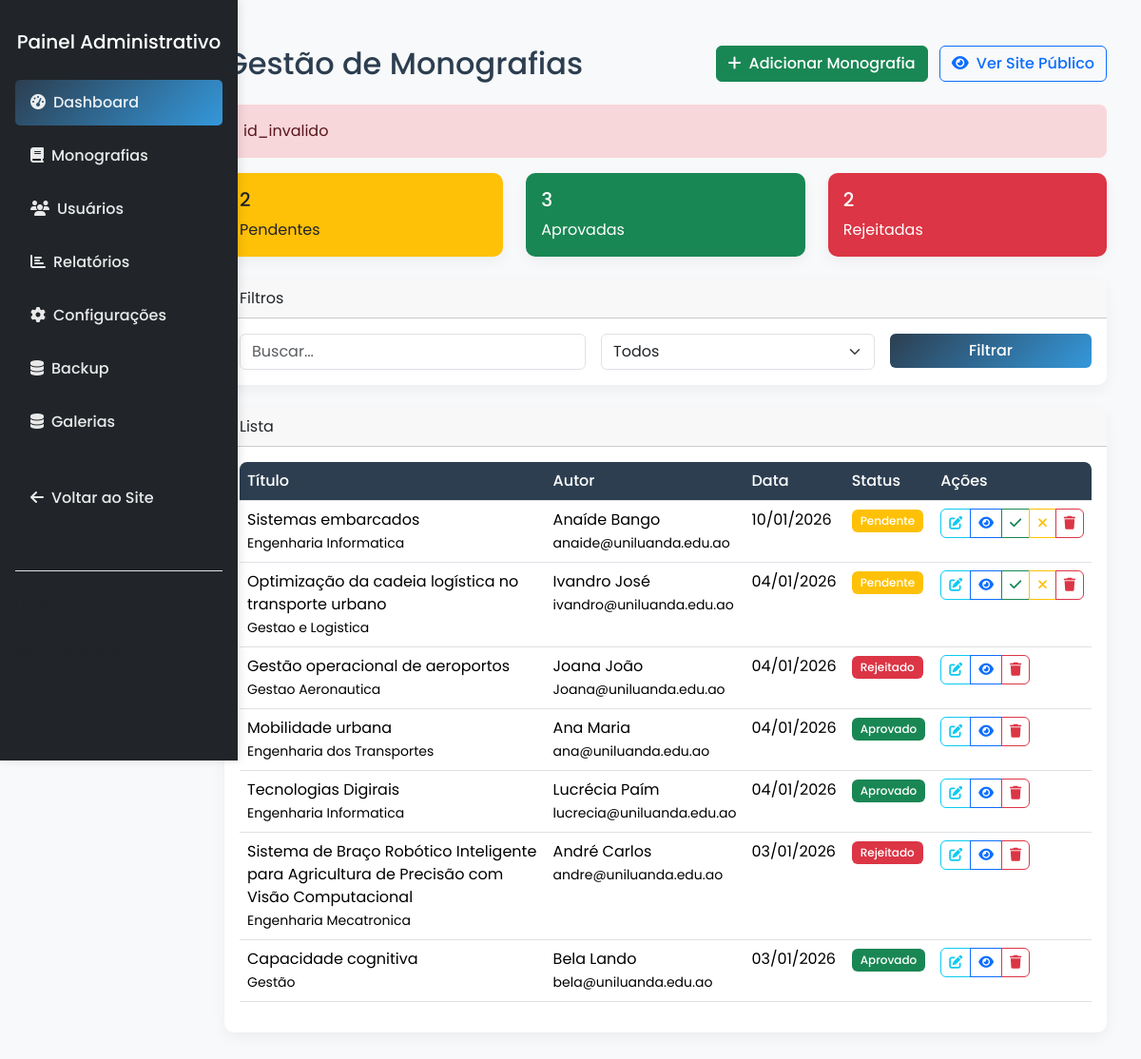
/admin/monografias.php?error=id_invalido (signed in), run on an earlier commit of the app's database.
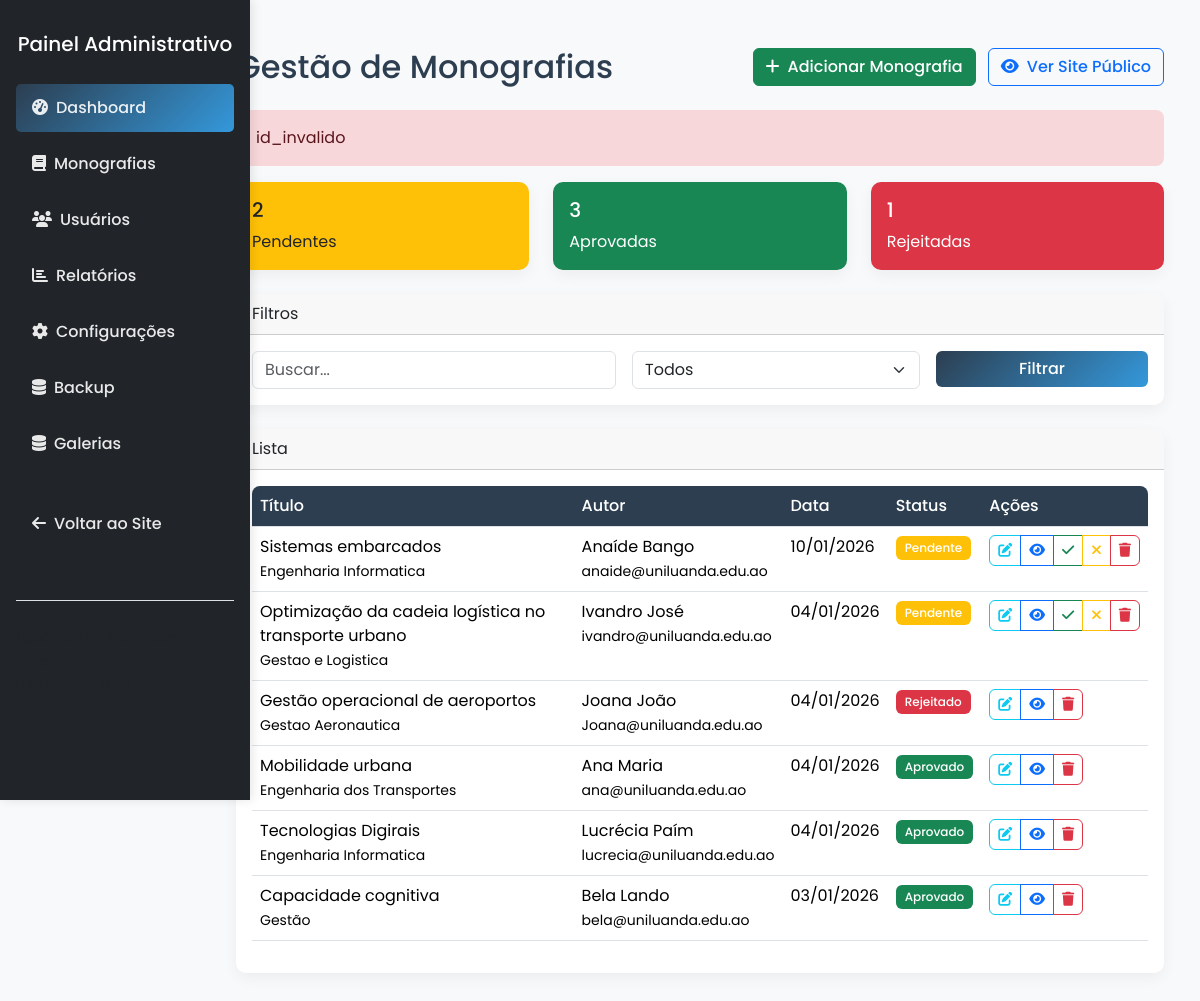
And on a later commit of the database.
### tables this page shows
CREATE TABLE `monografias` (
  `id` int NOT NULL AUTO_INCREMENT,
  `titulo` varchar(255) NOT NULL,
  `resumo` text NOT NULL,
  `autor_id` int NOT NULL,
  `orientador` varchar(100) DEFAULT NULL,
  `area` varchar(100) DEFAULT NULL,
  `palavras_chave` varchar(255) DEFAULT NULL,
  `arquivo` varchar(255) NOT NULL,
  `data_publicacao` date DEFAULT NULL,
  `status` enum('pendente','aprovado','rejeitado') DEFAULT 'pendente',
  `data_submissao` timestamp NULL DEFAULT CURRENT_TIMESTAMP,
  PRIMARY KEY (`id`),
  KEY `autor_id` (`autor_id`),
  CONSTRAINT `fk_monografias_autor` FOREIGN KEY (`autor_id`) REFERENCES `usuarios` (`id`) ON DELETE CASCADE ON UPDATE CASCADE
);

CREATE TABLE `usuarios` (
  `id` int NOT NULL AUTO_INCREMENT,
  `nome` varchar(100) NOT NULL,
  `email` varchar(100) NOT NULL,
  `password` varchar(255) NOT NULL,
  `tipo` enum('admin','estudante','professor') DEFAULT 'estudante',
  `foto` varchar(255) DEFAULT 'default.png',
  `data_criacao` timestamp NULL DEFAULT CURRENT_TIMESTAMP,
  `data_atualizacao` timestamp NULL DEFAULT CURRENT_TIMESTAMP ON UPDATE CURRENT_TIMESTAMP,
  PRIMARY KEY (`id`),
  UNIQUE KEY `email` (`email`)
);

### includes/functions.php (called while the page is built, shortened)
<?php
function formatDate($date) {
    return date('d/m/Y', strtotime($date));
}
?>

### admin/monografias.php (the view, shortened to what the changed rows need)
<?php
$database = new Database();
$db = $database->getConnection();
$page = isset($_GET['page']) ? (int)$_GET['page'] : 1;
$limit = 10;
$offset = ($page - 1) * $limit;
$query = "SELECT m.*, u.nome AS autor, u.email AS autor_email
          FROM monografias m
          LEFT JOIN usuarios u ON m.autor_id = u.id
          WHERE 1=1";
$params = [];
$query .= " ORDER BY m.data_submissao DESC LIMIT :limit OFFSET :offset";
$params[':limit'] = $limit;
$params[':offset'] = $offset;
$stmt = $db->prepare($query);
foreach ($params as $k => $v) {
    $type = ($k === ':limit' || $k === ':offset') ? PDO::PARAM_INT : PDO::PARAM_STR;
    $stmt->bindValue($k, $v, $type);
}
$stmt->execute();
$monografias = $stmt->fetchAll(PDO::FETCH_ASSOC);
$statsQuery = "SELECT status, COUNT(*) AS count FROM monografias GROUP BY status";
$stats = $db->query($statsQuery)->fetchAll(PDO::FETCH_ASSOC);
$statusCounts = ['pendente'=>0,'aprovado'=>0,'rejeitado'=>0];
foreach ($stats as $s) $statusCounts[$s['status']] = $s['count'];
?>
<!DOCTYPE html>
<html lang="pt-pt">
<head>
    <?php include '../includes/head.php'; ?>
</head>
<body>
<div class="container-fluid py-4">
    <div class="row">
        <?php include 'sidebar.php'; ?>
        <div class="col-md-9 col-lg-10 ms-auto">
            <div class="p-4">
                <div class="d-flex justify-content-between align-items-center mb-4">
                    <h2 class="mb-0">Gestão de Monografias</h2>
                </div>
                <div class="row mb-4">
                    <div class="col-md-4"><div class="card bg-danger text-white"><div class="card-body"><h5><?php echo $statusCounts['rejeitado']; ?></h5>Rejeitadas</div></div></div>
                </div>
                <div class="card">
                    <div class="card-body">
                        <?php if ($monografias): ?>
                        <div class="table-responsive">
                            <table class="table table-hover">
                                <thead><tr><th>Título</th><th>Autor</th><th>Data</th><th>Status</th><th>Ações</th></tr></thead>
                                <tbody>
                                <?php foreach ($monografias as $m): ?>
                                <tr>
                                    <td><?php echo htmlspecialchars($m['titulo']); ?><br><small><?php echo htmlspecialchars($m['area']); ?></small></td>
                                    <td><?php echo htmlspecialchars($m['autor']); ?><br><small><?php echo htmlspecialchars($m['autor_email']); ?></small></td>
                                    <td><?php echo formatDate($m['data_submissao']); ?></td>
                                    <td><span class="badge bg-<?php echo $m['status']=='aprovado'?'success':($m['status']=='rejeitado'?'danger':'warning'); ?>"><?php echo ucfirst($m['status']); ?></span></td>
                                    <td>
                                        <div class="btn-group">
                                            <a href="editar_monografia.php?id=<?php echo $m['id']; ?>" class="btn btn-sm btn-outline-info" title="Editar monografia"><i class="fas fa-edit"></i></a>
                                            <a href="../detalhes_monografia.php?id=<?php echo $m['id']; ?>" class="btn btn-sm btn-outline-primary"><i class="fas fa-eye"></i></a>
                                            <?php if($m['status']=='pendente'): ?>
                                            <a href="?action=approve&id=<?php echo $m['id']; ?>" class="btn btn-sm btn-outline-success"><i class="fas fa-check"></i></a>
                                            <a href="?action=reject&id=<?php echo $m['id']; ?>" class="btn btn-sm btn-outline-warning"><i class="fas fa-times"></i></a>
                                            <?php endif; ?>
                                            <a href="?action=delete&id=<?php echo $m['id']; ?>" class="btn btn-sm btn-outline-danger" onclick="return confirm('Excluir?')"><i class="fas fa-trash"></i></a>
                                        </div>
                                    </td>
                                </tr>
                                <?php endforeach; ?>
                                </tbody>
                            </table>
                        </div>
                        <?php else: ?>
                            <p class="text-center">Nenhuma monografia encontrada</p>
                        <?php endif; ?>
                    </div>
                </div>
            </div>
        </div>
    </div>
</div>
</body>
</html>

What changed in the data, as far as the page shows it:
removed monografias: titulo "Sistema de Braço Robótico Inteligente para Agricultura de Precisão com Visão Computacional", area "Engenharia Mecatronica", autor.nome "André Carlos", autor.email "andre@uniluanda.edu.ao", data_submissao "03/01/2026", status "Rejeitado"
Also different on the page:
$statusCounts['rejeitado']: "2" → "1"
